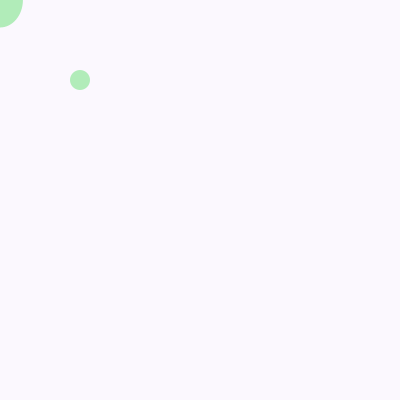
Frame 1 (no input)
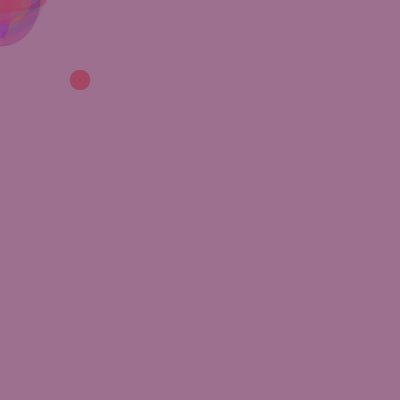
Frame 60 (the mouse pressed at the canvas centre just before this capture)
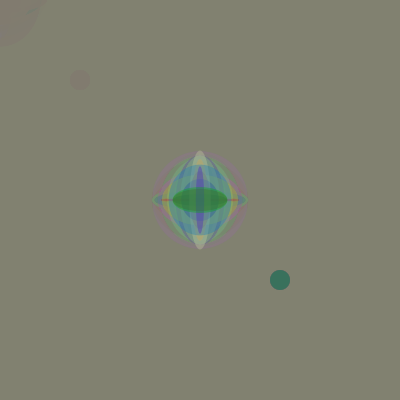
Frame 120 (the mouse held since frame 60 and released just before this capture)

The Processing sketch that drew these frames (run headless with seeded random() and noise(); from frame 60 on, the mouse is pressed at the canvas centre):

// Processing sketch: processing_130404
// ── processing_130404.pde

//Copyright Mina Kim 2014
//minakim0128@gmail.com
//Homework 4 version 2

//if you press mouse, you will get a large circle,
// and if you press keyboard, the background will blink.
//Also, if you scroll mouse wheel, the background gets darker.


void setup ()
{
  size (400,400);
  background (255);
  noStroke ();
  rectMode (CENTER);

 
}

void draw ()
{
  fill (random(255),random(255),random(255),10);
  rect (200,200,400,400);
  fill (random(255),random(255),random (255),100);
  ellipse (mouseX,mouseY,random(100),random (100));
  ellipse (mouseX+80,mouseY+80,20,20);
}

void mousePressed ()
{
 
    noStroke ();
    fill (random(255), random (255), random (255));
    ellipse (mouseX,mouseY,400,400);
  }
  

void keyPressed ()

{
  noStroke ();
  fill (255);
  rectMode (CENTER);
  rect (200,200,400,400);
}

  
void mouseWheel ()
{
 background (20);
}
  
